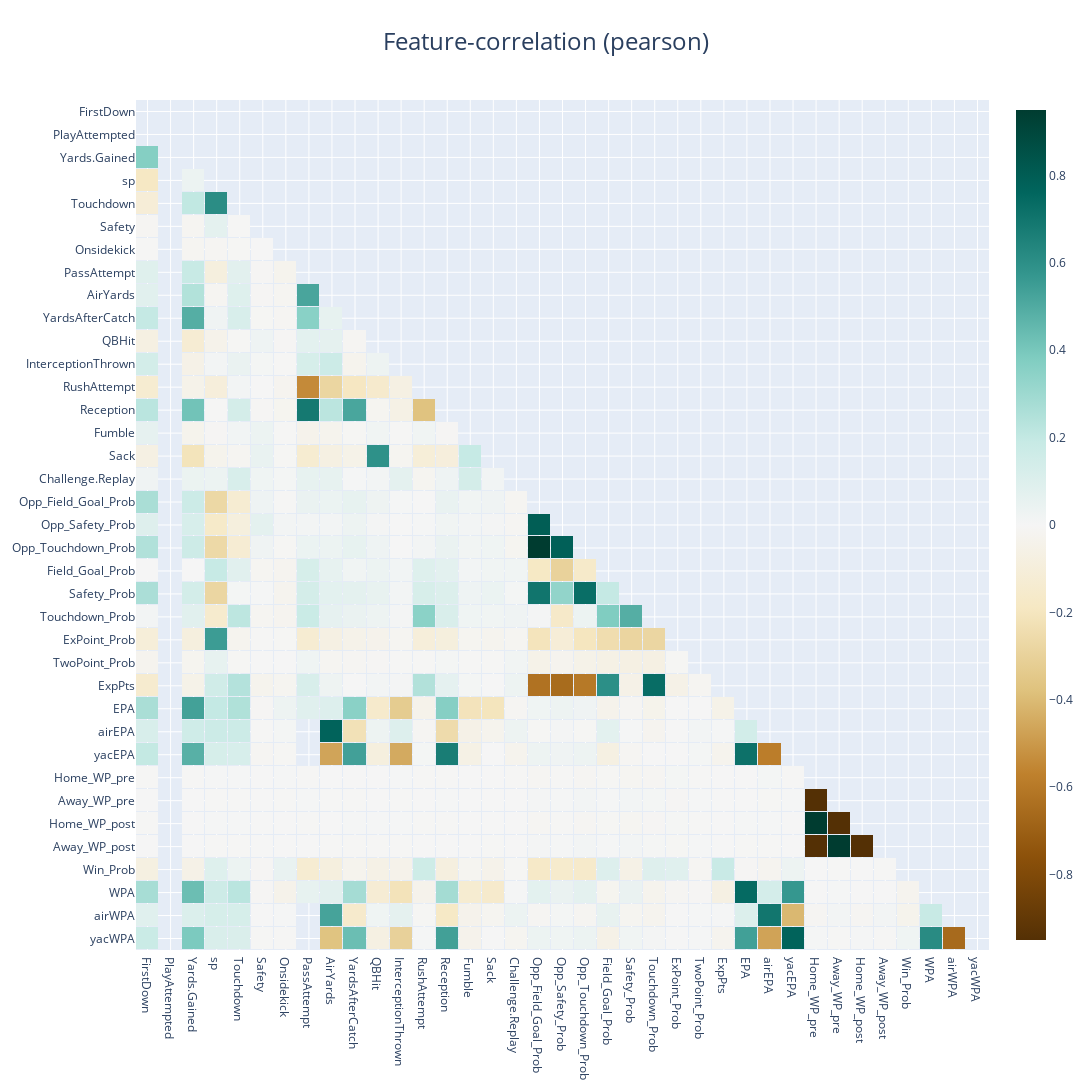

Source (notebook cell):
### Code cell
klib.corr_interactive_plot(df, annot=False, figsize=(20, 17))

### Figure 1 — Plotly figure (JSON) as saved in the notebook; plotly's stock layout.template omitted (floating-point values rounded to 4 significant figures; data arrays with more than 128 entries replaced by an {"elided": "..."} marker saying what was removed)
{"data": [{"colorscale": [[0, "rgb(84,48,5)"], [0.1, "rgb(140,81,10)"], [0.2, "rgb(191,129,45)"], [0.3, "rgb(223,194,125)"], [0.4, "rgb(246,232,195)"], [0.5, "rgb(245,245,245)"], [0.6, "rgb(199,234,229)"], [0.7, "rgb(128,205,193)"], [0.8, "rgb(53,151,143)"], [0.9, "rgb(1,102,94)"], [1, "rgb(0,60,48)"]], "hoverongaps": false, "textfont": {"size": 12}, "texttemplate": "%{text}", "type": "heatmap", "x": ["yacWPA", "airWPA", "WPA", "Win_Prob", "Away_WP_post", "Home_WP_post", "Away_WP_pre", "Home_WP_pre", "yacEPA", "airEPA", "EPA", "ExpPts", "TwoPoint_Prob", "ExPoint_Prob", "Touchdown_Prob", "Safety_Prob", "Field_Goal_Prob", "Opp_Touchdown_Prob", "Opp_Safety_Prob", "Opp_Field_Goal_Prob", "Challenge.Replay", "Sack", "Fumble", "Reception", "RushAttempt", "InterceptionThrown", "QBHit", "YardsAfterCatch", "AirYards", "PassAttempt", "Onsidekick", "Safety", "Touchdown", "sp", "Yards.Gained", "PlayAttempted", "FirstDown"], "xgap": 1, "y": ["yacWPA", "airWPA", "WPA", "Win_Prob", "Away_WP_post", "Home_WP_post", "Away_WP_pre", "Home_WP_pre", "yacEPA", "airEPA", "EPA", "ExpPts", "TwoPoint_Prob", "ExPoint_Prob", "Touchdown_Prob", "Safety_Prob", "Field_Goal_Prob", "Opp_Touchdown_Prob", "Opp_Safety_Prob", "Opp_Field_Goal_Prob", "Challenge.Replay", "Sack", "Fumble", "Reception", "RushAttempt", "InterceptionThrown", "QBHit", "YardsAfterCatch", "AirYards", "PassAttempt", "Onsidekick", "Safety", "Touchdown", "sp", "Yards.Gained", "PlayAttempted", "FirstDown"], "ygap": 1, "z": {"elided": "37x37 float values"}, "zmax": 0.95, "zmin": -0.95}], "layout": {"autosize": true, "height": 1728, "title": {"font": {"size": 24}, "text": "Feature-correlation (pearson)", "x": 0.5}, "width": 1920, "xaxis": {"autorange": "reversed"}}}
